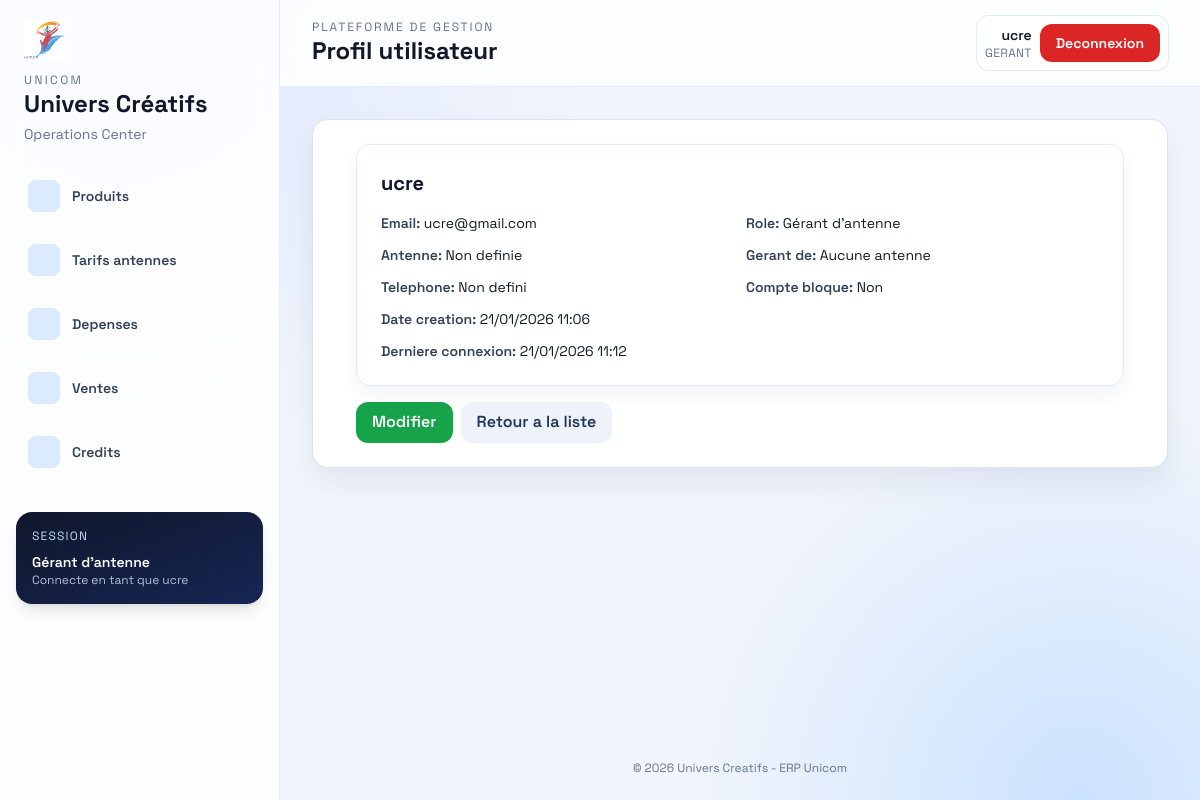
The page /accounts/users/1/ (signed in) on the database as committed earlier.
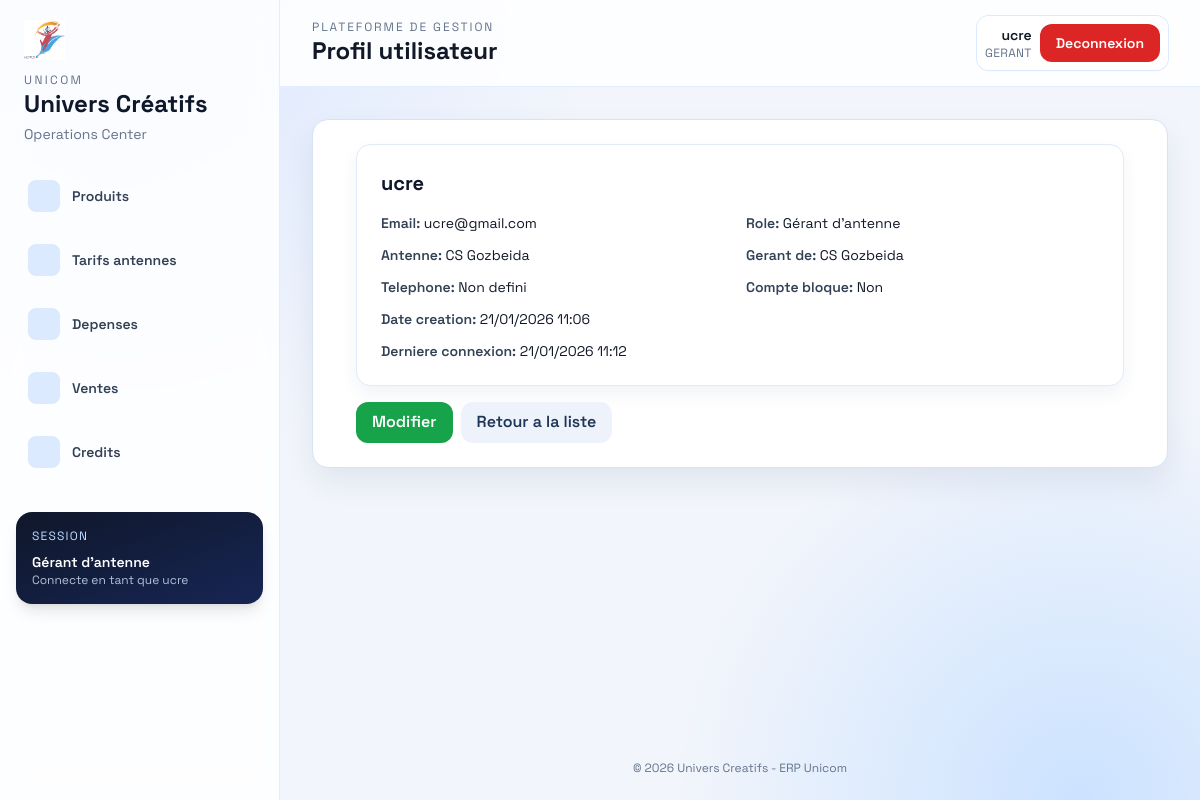
The same page on the database as committed later.
### accounts/models.py (models this page shows, shortened)
class User(AbstractUser, PermissionsMixin, SoftDeleteMixin):
    class Role(models.TextChoices):
        GERANT = "gerant", "Gérant d'antenne"
        ADMIN = "admin", "Admin central"
        DIRECTEUR = "directeur", "Directeur"
        SUPERVISEUR = "superviseur", "Superviseur régional"
    role = models.CharField(
        max_length=20,
        choices=Role.choices,
        default=Role.GERANT,
        help_text="Détermine les permissions et les accès aux modules."
    )
    antenne = models.ForeignKey(
        'Antenne',
        on_delete=models.PROTECT,
        null=True,
        blank=True,
        related_name='personnel'
    )
    telephone = models.CharField(
        max_length=20,
        blank=True,
        null=True,
        help_text="Numéro de téléphone professionnel"
    )
    is_blocked = models.BooleanField(
        default=False,
        help_text="Blocage manuel : coupe l'accès sans supprimer le compte."
    )
    date_creation = models.DateTimeField(
        auto_now_add=True,
        help_text="Date de création du compte"
    )
    date_derniere_connexion = models.DateTimeField(
        blank=True,
        null=True,
        help_text="Dernière connexion réussie"
    )
    groups = models.ManyToManyField(
        'auth.Group',
        related_name='accounts_user_set',
        related_query_name='accounts_user',
        blank=True,
        help_text='Groupes de permissions de l’utilisateur.'
    )
    user_permissions = models.ManyToManyField(
        'auth.Permission',
        related_name='accounts_user_set',
        related_query_name='accounts_user',
        blank=True,
        help_text='Permissions spécifiques de l’utilisateur.'
    )

class Antenne(models.Model):
    nom = models.CharField(max_length = 150, null=True, blank=True)
    lieux = models.ForeignKey(Ville, on_delete=models.CASCADE, blank=True, null=True)
    gerant = models.ForeignKey(User, on_delete=models.CASCADE, related_name='gerant')
    class Meta:
        verbose_name = 'Antenne'
        verbose_name_plural = 'Antennes'
    def __str__(self):
        return f'{self.nom}'

### accounts/decorators.py (the view)
        def wrapper(request, *args, **kwargs):
            if not request.user.is_authenticated:
                return redirect("accounts:login")  # Redirige l'utilisateur vers la page de login si non authentifié
            if request.user.role not in roles:
                messages.error(request, "Vous n'avez pas la permission d'accéder à cette page.")
                return redirect("accounts:no_permission")  # Redirige vers une page d'absence de permission
            return view_func(request, *args, **kwargs)

### accounts/templatetags/auth_extras.py (called while the page is built)
@register.simple_tag
def role_permissions(role):
    return ROLE_PERMISSIONS.get(role, set())

### accounts/views.py (called while the page is built)
@login_required
@role_required('admin')
def user_detail(request, pk):
    user = get_object_or_404(User, pk=pk)
    return render(request, 'accounts/user_detail.html', {'user': user})

### templates/accounts/user_detail.html (shortened to what this page needs)
{% extends "base.html" %}
{% block page_title %}Profil utilisateur{% endblock %}
{% block content %}
<div class="mx-auto max-w-3xl space-y-4">
  <div class="ui-card p-6">
    <h2 class="text-xl font-bold text-slate-900">{{ user.username }}</h2>
    <div class="mt-4 grid grid-cols-1 gap-3 text-sm md:grid-cols-2">
      <p><span class="font-semibold text-slate-700">Email:</span> {{ user.email }}</p>
      <p><span class="font-semibold text-slate-700">Role:</span> {{ user.get_role_display }}</p>
      <p><span class="font-semibold text-slate-700">Antenne:</span> {{ user.antenne|default:"Non definie" }}</p>
      <p><span class="font-semibold text-slate-700">Gerant de:</span> {{ user.gerant.first|default:"Aucune antenne" }}</p>
      <p><span class="font-semibold text-slate-700">Telephone:</span> {{ user.telephone|default:"Non defini" }}</p>
      <p><span class="font-semibold text-slate-700">Compte bloque:</span> {% if user.is_blocked %}Oui{% else %}Non{% endif %}</p>
      <p><span class="font-semibold text-slate-700">Date creation:</span> {{ user.date_creation|date:"d/m/Y H:i" }}</p>
      <p class="md:col-span-2"><span class="font-semibold text-slate-700">Derniere connexion:</span> {% if user.date_derniere_connexion %}{{ user.date_derniere_connexion|date:"d/m/Y H:i" }}{% else %}Jamais{% endif %}</p>
    </div>
  </div>
  <div class="flex flex-wrap gap-2">
    <a href="{% url 'accounts:user_update' user.pk %}" class="ui-btn" style="background:#16a34a;color:#fff;">Modifier</a>
    <a href="{% url 'accounts:user_list' %}" class="ui-btn ui-btn-muted">Retour a la liste</a>
  </div>
</div>
{% endblock %}

### templates/base.html (shortened to what this page needs)
{% load auth_extras %}
{% load static %}
<!DOCTYPE html>
<html lang="fr">
  <head>
    <script src="https://cdn.tailwindcss.com"></script>
    <link rel="stylesheet" href="{% static 'assets/star-admin/vendors/mdi/css/materialdesignicons.min.css' %}" />
    <link rel="stylesheet" href="{% static 'assets/star-admin/vendors/simple-line-icons/css/simple-line-icons.css' %}" />
    <link rel="stylesheet" href="{% static 'css/unicom-theme.css' %}" />
  </head>
  <body class="min-h-screen">
    {% if user.is_authenticated %}
      <div class="layout-grid grid min-h-screen lg:grid-cols-[280px_1fr]">
        <aside class="glass border-r border-blue-100/80 px-4 py-5">
          {% include 'nav/navbar.html' %}
        </aside>
        <div class="flex min-w-0 flex-col">
          <header class="glass sticky top-0 z-20 border-b border-blue-100/80 px-4 py-4 lg:px-8">
            <div class="flex flex-wrap items-center justify-between gap-3">
              <div class="flex items-center gap-3">
                <div>
                <p class="text-xs uppercase tracking-[0.16em] text-slate-500">Plateforme de gestion</p>
                <h1 class="text-xl font-bold lg:text-2xl">
                  {% block page_title %}{% endblock %}
                </h1>
                </div>
              </div>
              <div class="flex items-center gap-2 rounded-xl bg-white/90 p-2 shadow-sm ring-1 ring-blue-100">
                <div class="hidden text-right sm:block">
                  <p class="text-sm font-semibold">{{ user.username }}</p>
                  <p class="text-xs uppercase tracking-wide text-slate-500">{{ user.role }}</p>
                </div>
                <a href="{% url 'accounts:logout' %}" class="ui-btn text-sm text-white" style="background: var(--danger);">
                  Deconnexion
                </a>
              </div>
            </div>
          </header>
          <main class="flex-1 overflow-x-hidden px-4 py-6 lg:px-8 lg:py-8">
            <div class="ui-panel p-4 lg:p-6">
    {% endif %}
              {% block content %}{% endblock %}
    {% if user.is_authenticated %}
            </div>
          </main>
          <footer class="px-4 pb-6 text-center text-xs text-slate-500 lg:px-8">
            &copy; {% now "Y" %} Univers Creatifs - ERP Unicom
          </footer>
        </div>
      </div>
    {% else %}
        </div>
      </main>
    {% endif %}
  </body>
</html>

### templates/nav/navbar.html (shortened to what this page needs)
{% load auth_extras %}
{% load static %}
<div class="mb-6 px-2">
  <img src="{% static 'img/logo.png' %}" alt="Logo Unicom" class="mb-3 h-10 w-auto" />
  <p class="text-xs uppercase tracking-[0.2em] text-slate-500">Unicom</p>
  <h2 class="text-2xl font-bold text-slate-900">Univers Créatifs</h2>
  <p class="mt-1 text-sm text-slate-500">Operations Center</p>
</div>
{% if user.is_authenticated %}
  {% role_permissions user.role as perms %}
  <nav class="space-y-2">
    <a href="{% url 'sales:product_list' %}" class="group flex items-center gap-3 rounded-xl px-3 py-3 text-sm font-semibold text-slate-700 transition hover:bg-blue-600 hover:text-white">
      <span class="inline-flex h-8 w-8 items-center justify-center rounded-lg bg-blue-100 text-blue-700 group-hover:bg-white/20 group-hover:text-white"><i class="mdi mdi-package-variant-closed text-lg"></i></span>
      Produits
    </a>
    <a href="{% url 'sales:antenna_pricing_list' %}" class="group flex items-center gap-3 rounded-xl px-3 py-3 text-sm font-semibold text-slate-700 transition hover:bg-blue-600 hover:text-white">
      <span class="inline-flex h-8 w-8 items-center justify-center rounded-lg bg-blue-100 text-blue-700 group-hover:bg-white/20 group-hover:text-white"><i class="mdi mdi-cash-multiple text-lg"></i></span>
      Tarifs antennes
    </a>
    {% if 'view_depenses' in perms %}
      <a href="{% url 'expenses:expense_list' %}" class="group flex items-center gap-3 rounded-xl px-3 py-3 text-sm font-semibold text-slate-700 transition hover:bg-blue-600 hover:text-white">
        <span class="inline-flex h-8 w-8 items-center justify-center rounded-lg bg-blue-100 text-blue-700 group-hover:bg-white/20 group-hover:text-white"><i class="mdi mdi-file-document-outline text-lg"></i></span>
        Depenses
      </a>
    {% endif %}
    {% if 'manage_antennes' in perms %}
      <a href="{% url 'sales:sale_list' %}" class="group flex items-center gap-3 rounded-xl px-3 py-3 text-sm font-semibold text-slate-700 transition hover:bg-blue-600 hover:text-white">
        <span class="inline-flex h-8 w-8 items-center justify-center rounded-lg bg-blue-100 text-blue-700 group-hover:bg-white/20 group-hover:text-white"><i class="mdi mdi-cart-outline text-lg"></i></span>
        Ventes
      </a>
      <a href="{% url 'sales:credit_list' %}" class="group flex items-center gap-3 rounded-xl px-3 py-3 text-sm font-semibold text-slate-700 transition hover:bg-blue-600 hover:text-white">
        <span class="inline-flex h-8 w-8 items-center justify-center rounded-lg bg-blue-100 text-blue-700 group-hover:bg-white/20 group-hover:text-white"><i class="mdi mdi-credit-card-outline text-lg"></i></span>
        Credits
      </a>
    {% endif %}
  </nav>
  <div class="mt-8 rounded-2xl bg-gradient-to-br from-slate-900 to-blue-950 p-4 text-white shadow-lg">
    <p class="text-xs uppercase tracking-widest text-blue-200">Session</p>
    <p class="mt-2 text-sm font-semibold">{{ user.get_role_display|default:user.role }}</p>
    <p class="text-xs text-blue-100/80">Connecte en tant que {{ user.username }}</p>
  </div>
{% endif %}

Rows that differ between the two databases and show on the page:
changed User "ucre": antenne "Non definie" → "CS Gozbeida"; gerant.first "Aucune antenne" → "CS Gozbeida"
